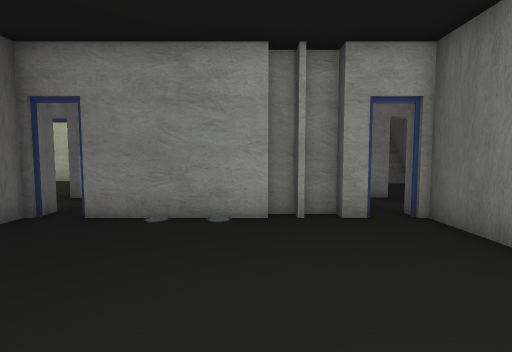
view 1 (above)

24 first-person views from a walk through a 3-D level made in the Unity game engine. The camera is 1.4 m above the floor, tilts 4° down and sees 85° across. The floor is counted in squares, 1 m on a side. Each view is taken from the middle of a square. On the plan, view 1 faces up. The plan holds only what a view shows up to about 14 squares ahead; the rest is blank. The place goes on beyond the plan. The player character is not drawn. Some animated figures are left out. Door leaves are left out, so doorways stand open. Some surface patterns are stand-ins.

view 2
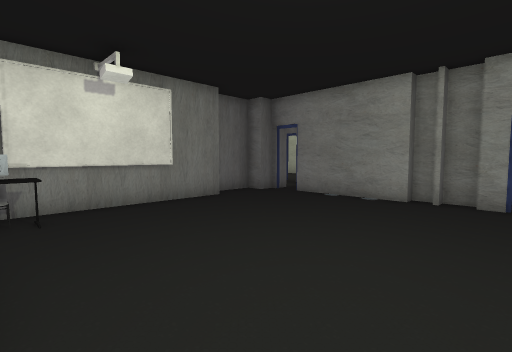

view 3
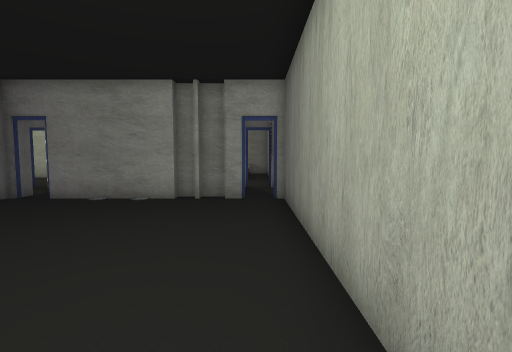

view 4
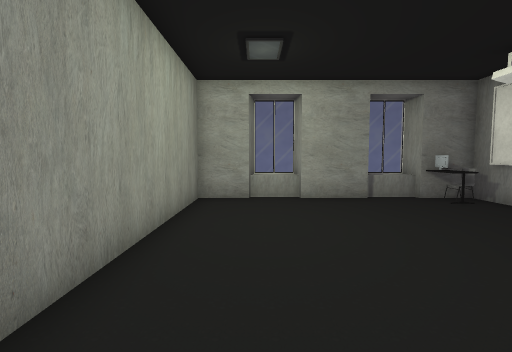

view 5
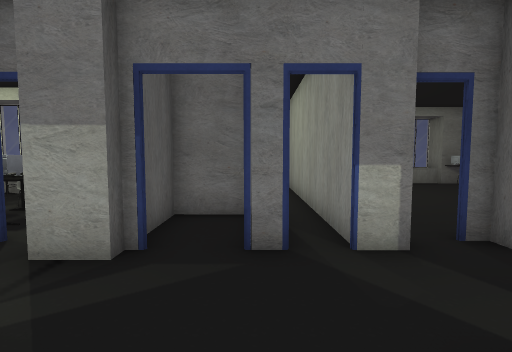

view 6
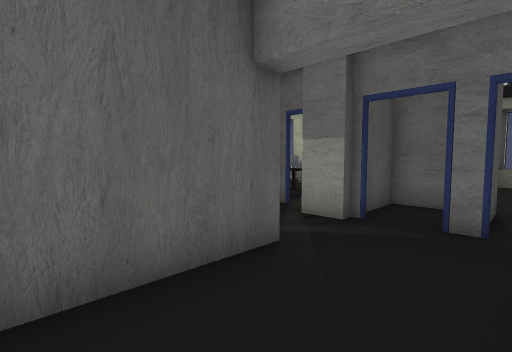

view 7
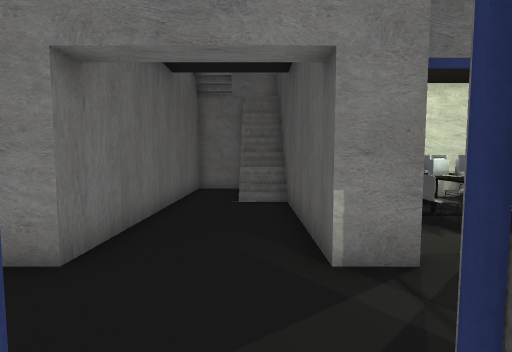

view 8
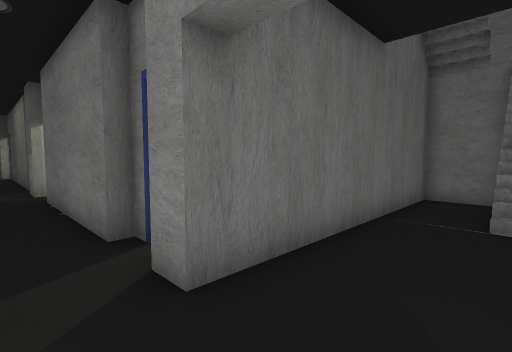

view 9
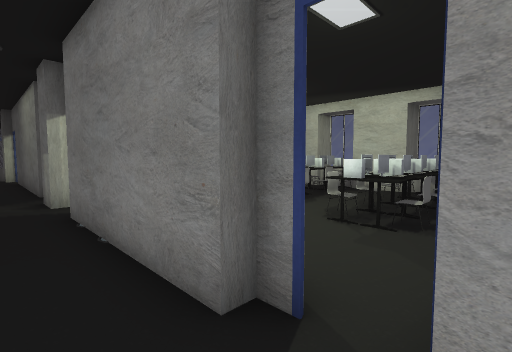

view 10
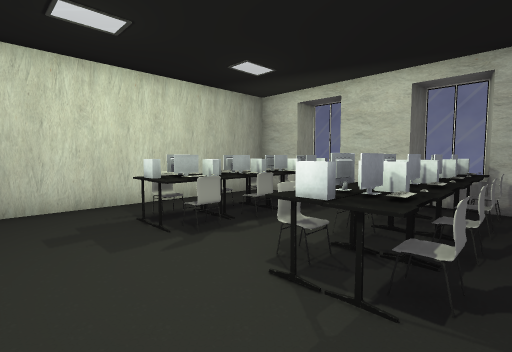

view 11
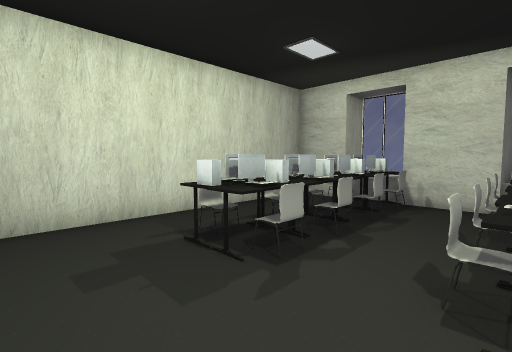

view 12
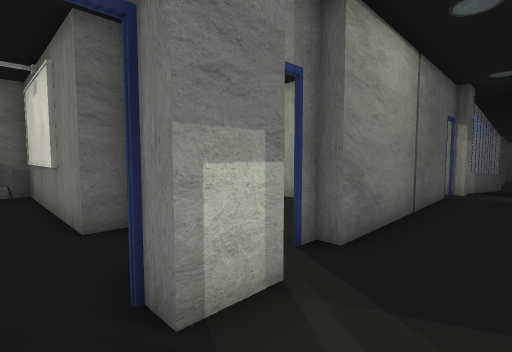

view 13
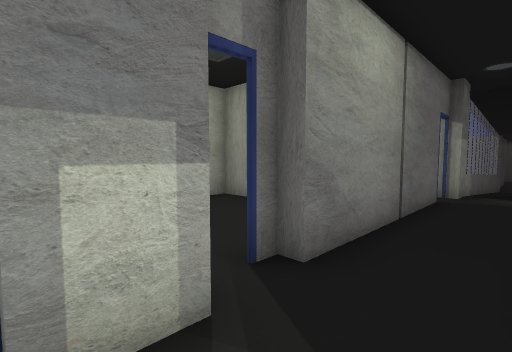

view 14
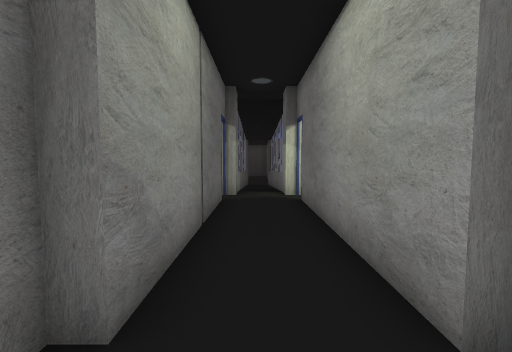

view 15
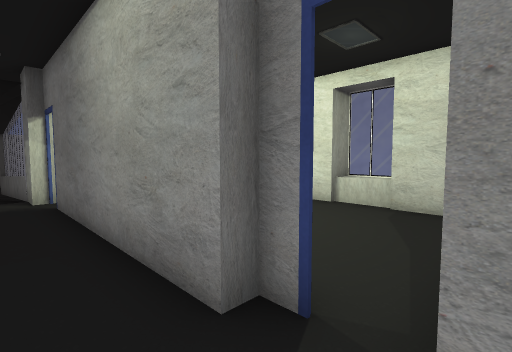

view 16
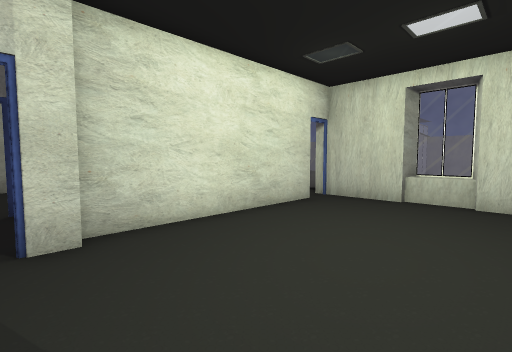

view 17
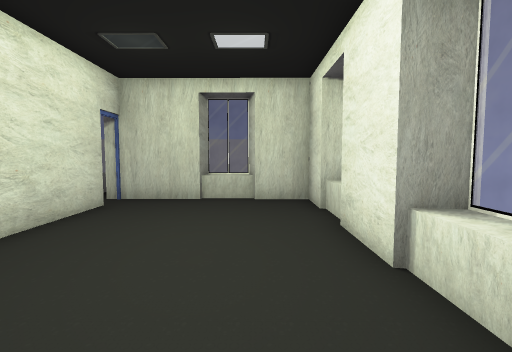

view 18
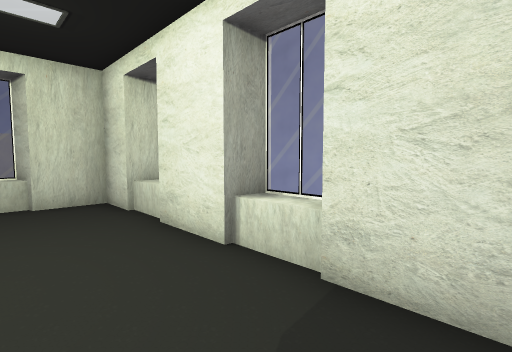

view 19
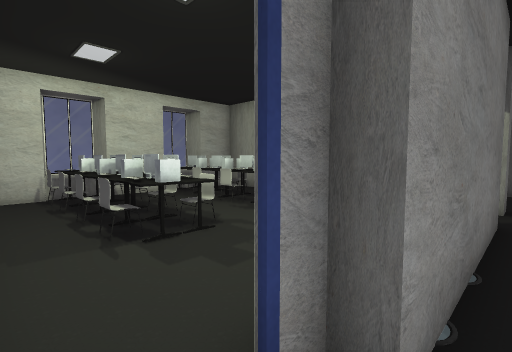

view 20
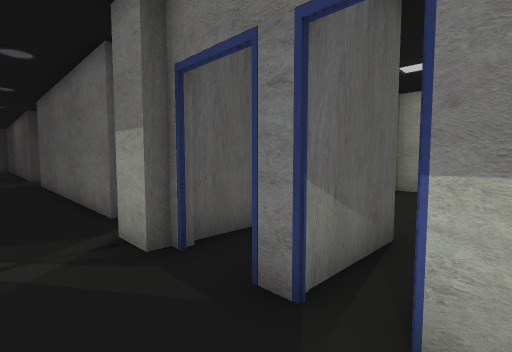

view 21
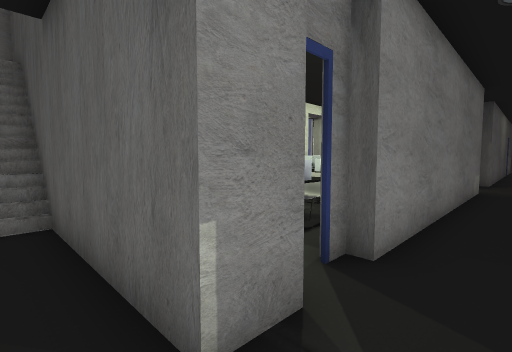

view 22
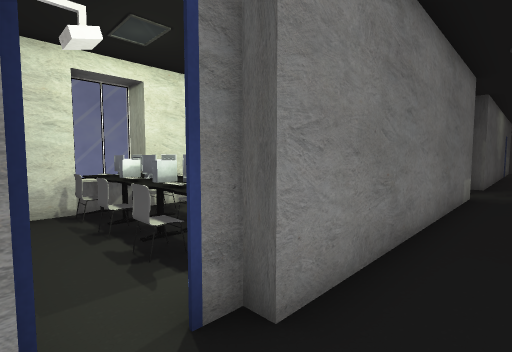

view 23
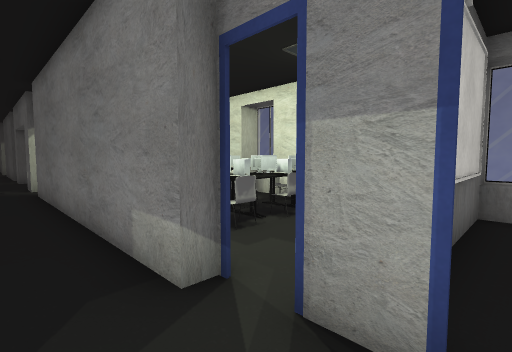

view 24
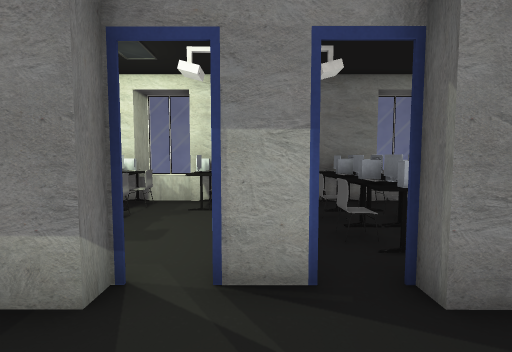

### Floor plan
Key: @ floor where view 1 was taken; # wall or solid block; . main floor; : floor 1 m higher than the main floor; / step, stairs or slope; D open door; = window, fence, low wall or low ledge; ^ raised ledge; v drop or lower ground; O other object.
Columns run from 18 left of view 1 to 27 right of it. Each row starts with its distance up from view 1.
 21                ####
 20             ####v##########
 19             #..//.. O.#   #
 18             #..//..OO.#=#/#
 17     =   ==  #..O:..OO.#../#  ###### ### ##
 16   ##^^##^^###../:..OO.#../####O##O#O#O#O#^####
 15   #.........#..//..O..#../#  OO OOOOOOOO#. /O
 14  ##.........#..//..OO.#...##.OO.   OO..O#.///
 13  =..........#...O.....#...##.OO.OO OOO..#./ O
 12  ##.........#.........#...##.OOO    OO..#.#
 11   #.........#.........#...##.OO      ...#.OO
 10  #DD#######D#DD######D#DDDDDD######## #D#D####
  9 =#DD...................DDDD...................
  8 ..........................................
  7 =#DD#######D#DD######D#DDDDDD##########D.
  6           .D#DD#.....D#.#.# D#
  5         ....#.........#.#.#  OO
  4        .....#.........#.###  OO.
  3       #.... #.........#..     O.
  2       #.. . #.........#..
  1       #.  . ##........#...       O
  0       ##  #  #....@...#...       ##
 -1              #........# ..
 -2              #O.......# ..^
 -3              #O.......# .##
 -4              ##==##==## ##

Where each view was taken, in squares from view 1:
view 1: 0 up, 0 right, facing up
view 2: 3 down, 3 right, facing up-left
view 3: 3 down, 3 right, facing up
view 4: 6 up, 2 right, facing down
view 5: 11 up, 6 right, facing down
view 6: 13 up, 5 right, facing down-right
view 7: 6 up, 7 right, facing up
view 8: 8 up, 7 right, facing up-left
view 9: 8 up, 4 right, facing up-left
view 10: 11 up, 3 right, facing up-left
view 11: 11 up, 1 right, facing up-left
view 12: 9 up, 4 left, facing down-left
view 13: 9 up, 5 left, facing down-left
view 14: 8 up, 6 left, facing left
view 15: 8 up, 6 left, facing up-left
view 16: 15 up, 7 left, facing down-left
view 17: 14 up, 7 left, facing left
view 18: 13 up, 7 left, facing up-left
view 19: 9 up, 5 left, facing up-right
view 20: 9 up, 4 right, facing down-right
view 21: 8 up, 7 right, facing up-right
view 22: 8 up, 9 right, facing up-right
view 23: 8 up, 23 right, facing up-left
view 24: 7 up, 22 right, facing up
